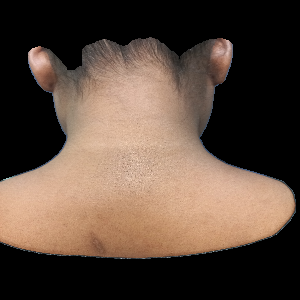
#> input picture CrppdImg_HSV_Set_1/IR004_HSV_1_C.png, 300 x 300 px, found by its file name; its folder holds only this picture in this run
$ python ImgAnalysis.py
#> lines starting #> are read from the running program, lines starting #| are printed output that depends on the picture; after the words box and inside, x2 and y2 are one past the last pixel; in counts of white or black regions, pixels touching at a corner belong together
### Functions/fileFunctions.py
import os
import cv2
import argparse
import csv
import matplotlib.pyplot as plt

# [11 lines left out: function write_to_csv, not called in this run]

def makeFolder(folderpath):
    if os.path.exists(folderpath):
        return
        #print("Path Exists")
    else:
        os.makedirs(folderpath)
        print("Path does not exist creating....")

def readFromFile(filepath, file):
    #The file param can come from the increment of the directory loop
    # for file in os.listdir(filepath)
    # construct the argument parse and parse the arguments
#> called with filepath = 'OutputFolder\\CrppdImg_HSV_Set_1', file = 'IR004_HSV_1_C.png'
    ap = argparse.ArgumentParser()
    ap.add_argument("-i", "--image", help="path to the image file", default=f'{filepath}/{file}')
    args = vars(ap.parse_args())
    image = cv2.imread(args["image"])
#> image is the input picture: shape (300, 300, 3); mean B, G, R 60.2, 72.1, 89.6
    image = cv2.resize(image, (300, 300))
    #This image is output as BGR
    return image

# [52 lines left out: functions readFromFile_noResize, writeImgTofile, filmStripPlot, showfilmStripPlot, not called in this run]

### Functions/ImgAnalysisFunctions.py
import cv2
import matplotlib.pyplot as plt
import numpy as np
import os
import argparse
from statistics import mean
from Functions.maskFunctions import *
from Functions.fileFunctions import *

# [94 lines left out: functions k_means, k_meansFolder, k_meansFile, grayHist, not called in this run]

def grayHistnoBlk(image):

    imgGr = cv2.cvtColor(image, cv2.COLOR_BGR2GRAY)
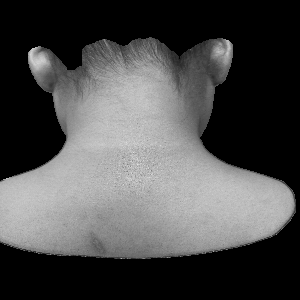
#> imgGr: shape (300, 300); min 0, max 227, mean 76
    msk = (imgGr >0).astype(np.uint8)
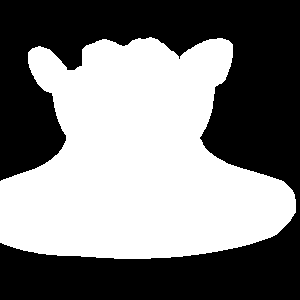
#> msk: shape (300, 300); values 0 (black) and 1 (white), 49.4% white; 1 white region, box (x1, y1, x2, y2) and area: (0, 37, 296, 259) 44460
    #This filters the wholly black pixels.
    #That is those with a value of 0
    grayHist = cv2.calcHist([imgGr],[0],msk,[256],[0,256])
#> grayHist = 256 values, max 1069 at index 183, min 0 at index 0, mean 173.7

    #image = cv2.cvtColor(image, cv2.COLOR_BGR2RGB)
    #imgGr = cv2.cvtColor(imgGr, cv2.COLOR_BGR2RGB)

    return [image, imgGr, grayHist]

# [18 lines left out: function rgbHist_w_Msk, not called in this run]

def rgbHist(image):
    rgbArr = []

    for i in range(3):
        hist = cv2.calcHist([image],[i],None,[256],[0,256])
        rgbArr.append(hist)

    imgCol = cv2.cvtColor(image, cv2.COLOR_BGR2RGB)

    #The second term is an array
    #[0,1,2] = [r,g,b]
    return [imgCol, rgbArr]

# [281 lines left out: functions plotrgbHist, plotrgbCustom, contrastFolderLoop, contrastAnalysis, cropFolder, cropFile and 4 more, not called in this run]

### ImgAnalysis.py
import matplotlib.pyplot as plt
import numpy as np
import cv2
import os

from Functions.fileFunctions import *
from Functions.ImgAnalysisFunctions import *

filepath = 'OutputFolder\\CrppdImg_HSV_Set_1'
destFolderPath = 'OutputFolder\\Img_Analysis'
#file = 'IR085_HSV_1_C.png'

for file in os.listdir(filepath):
    image = readFromFile(filepath, file)

    grayHistogram = grayHistnoBlk(image)
#> grayHistogram = 3 items
    rgbHistogram = rgbHist(image)
#> rgbHistogram = 2 items

    ImgTitles = ['Image','Crppd Gray','Gray Hist','RGB Hist']

    base_name = file.split(".")[0]
    f, filmPlot = plt.subplots(1,4, figsize=(10,5))
    plt.suptitle(f'{base_name}', x=0.05, y=0.9, ha='left', va='top')
    for i in range (len(ImgTitles)):
        filmPlot[i].set_title(ImgTitles[i])
        if (i < 2):
            filmPlot[i].imshow(cv2.cvtColor(grayHistogram[i], cv2.COLOR_BGR2RGB))
        elif (i==2):
            filmPlot[i].plot(grayHistogram[2], color='black')
        elif (i==3):
            colorArr = ['r','g','b']
            for j in range(3):
                filmPlot[i].plot(rgbHistogram[1][j], color=colorArr[j])

    plt.tight_layout()
    makeFolder(destFolderPath)
    plt.savefig(f'{destFolderPath}/Crp_fStrip_{base_name}.png')
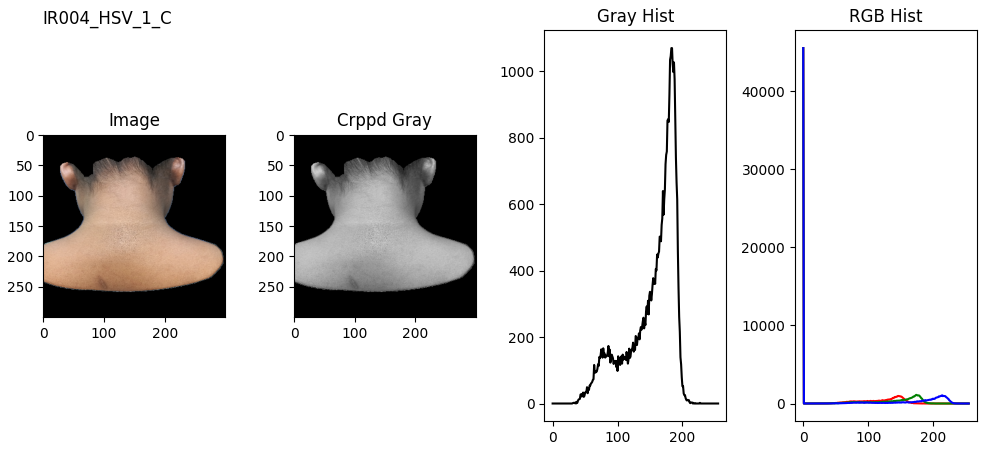
#> figure drawn by matplotlib, 4 panels; panel 3: curve peaks at x = 183, y = 1069; panel 4: curve peaks at x = 0, y = 45540; panel 4: curve peaks at x = 0, y = 45540; panel 4: curve peaks at x = 0, y = 45540
    #plt.show()
    plt.close(f)

$ run again, on CrppdImg_HSV_Set_1/IR035_HSV_1_C.png
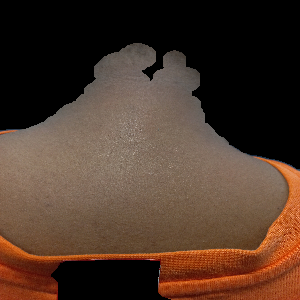
#> input picture CrppdImg_HSV_Set_1/IR035_HSV_1_C.png, 300 x 300 px, found by its file name
#> in readFromFile, image is the input picture: shape (300, 300, 3); mean B, G, R 42.2, 55.1, 76.5
#> in grayHistnoBlk, `msk = (imgGr >0).astype(np.uint8)`:
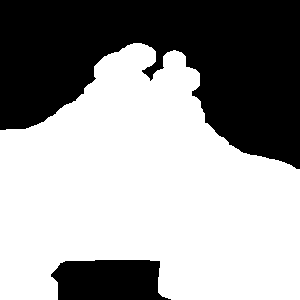
#> msk: shape (300, 300); values 0 (black) and 1 (white), 60.4% white; 2 black regions, box (x1, y1, x2, y2) and area: (0, 0, 300, 169) 31583, (51, 260, 171, 300) 4058
#> grayHist = 256 values, max 1229 at index 113, min 0 at index 0, mean 212.3
#> grayHistogram = 3 items
#> rgbHistogram = 2 items
#> `plt.savefig(f'{destFolderPath}/Crp_fStrip_{base_name}.png')`:
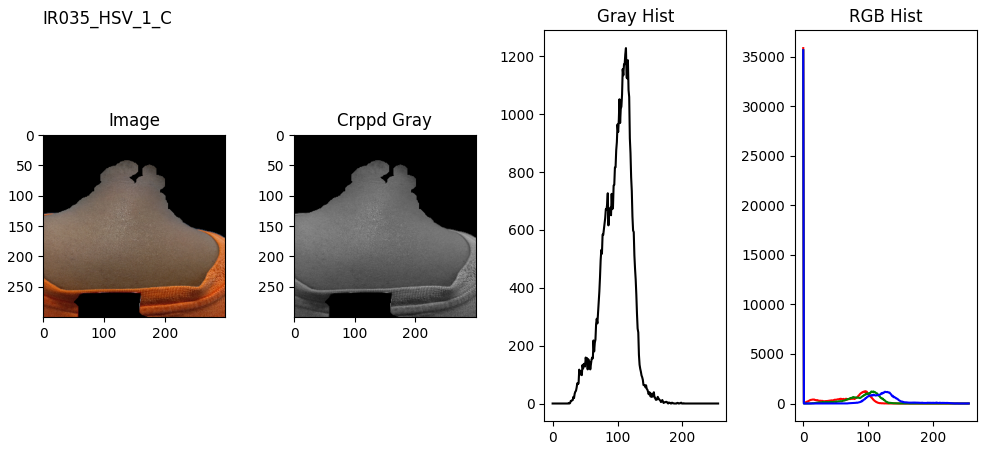
#> figure drawn by matplotlib, 4 panels; panel 3: curve peaks at x = 113, y = 1229; panel 4: curve peaks at x = 0, y = 35856; panel 4: curve peaks at x = 0, y = 35641; panel 4: curve peaks at x = 0, y = 35641

$ run again, on CrppdImg_HSV_Set_1/IR040_HSV_1_C.png
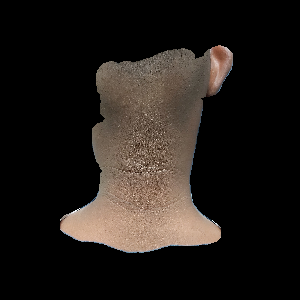
#> input picture CrppdImg_HSV_Set_1/IR040_HSV_1_C.png, 300 x 300 px, found by its file name
#> in readFromFile, image is the input picture: shape (300, 300, 3); mean B, G, R 24.5, 28.3, 33.5
#> in grayHistnoBlk, `msk = (imgGr >0).astype(np.uint8)`:
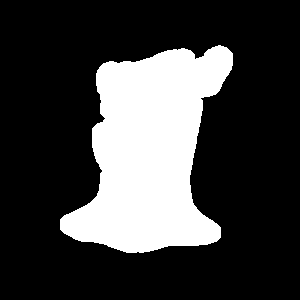
#> msk: shape (300, 300); values 0 (black) and 1 (white), 24.6% white; 1 white region, box (x1, y1, x2, y2) and area: (60, 45, 233, 253) 22165
#> grayHist = 256 values, max 336 at index 95, min 0 at index 0, mean 86.58
#> grayHistogram = 3 items
#> rgbHistogram = 2 items
#> `plt.savefig(f'{destFolderPath}/Crp_fStrip_{base_name}.png')`:
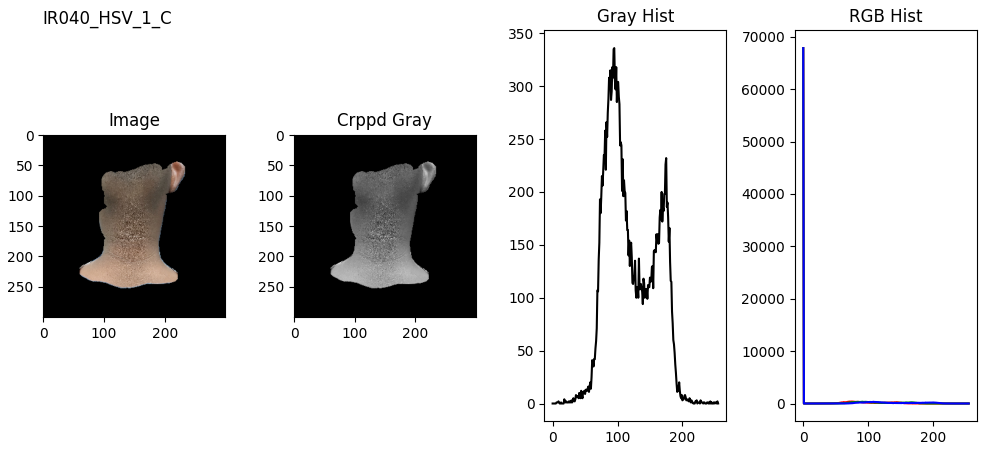
#> figure drawn by matplotlib, 4 panels; panel 3: curve peaks at x = 95, y = 336; panel 4: curve peaks at x = 0, y = 67839; panel 4: curve peaks at x = 0, y = 67836; panel 4: curve peaks at x = 0, y = 67835

$ run again, on CrppdImg_HSV_Set_1/IR009_HSV_1_C.png
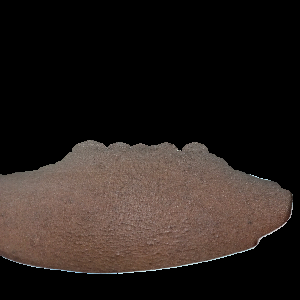
#> input picture CrppdImg_HSV_Set_1/IR009_HSV_1_C.png, 300 x 300 px, found by its file name
#> in readFromFile, image is the input picture: shape (300, 300, 3); mean B, G, R 29, 32.7, 40.8
#> in grayHistnoBlk, `msk = (imgGr >0).astype(np.uint8)`:
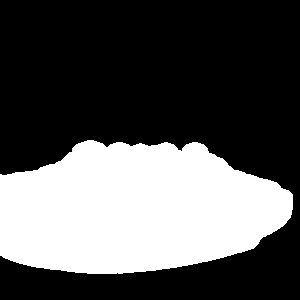
#> msk: shape (300, 300); values 0 (black) and 1 (white), 33.8% white; 1 white region, box (x1, y1, x2, y2) and area: (0, 140, 293, 274) 30402
#> grayHist = 256 values, max 901 at index 104, min 0 at index 0, mean 118.8
#> grayHistogram = 3 items
#> rgbHistogram = 2 items
#> `plt.savefig(f'{destFolderPath}/Crp_fStrip_{base_name}.png')`:
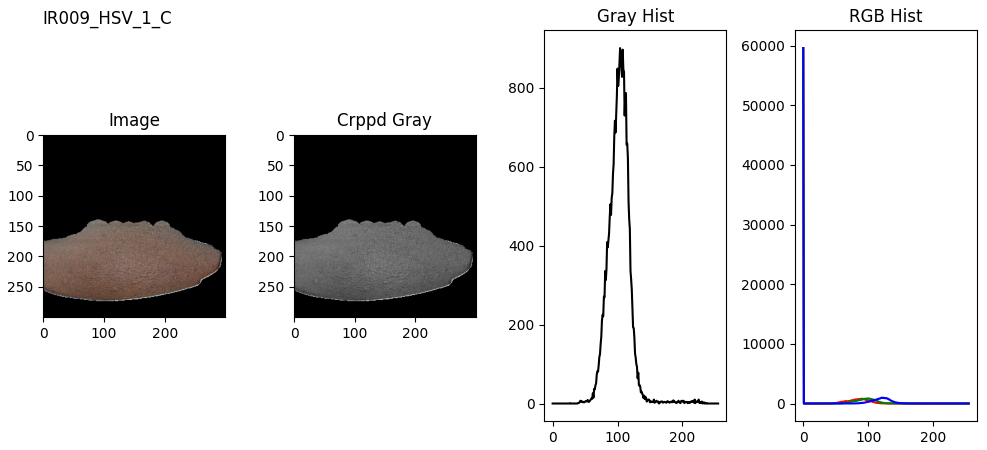
#> figure drawn by matplotlib, 4 panels; panel 3: curve peaks at x = 104, y = 901; panel 4: curve peaks at x = 0, y = 59598; panel 4: curve peaks at x = 0, y = 59598; panel 4: curve peaks at x = 0, y = 59598
